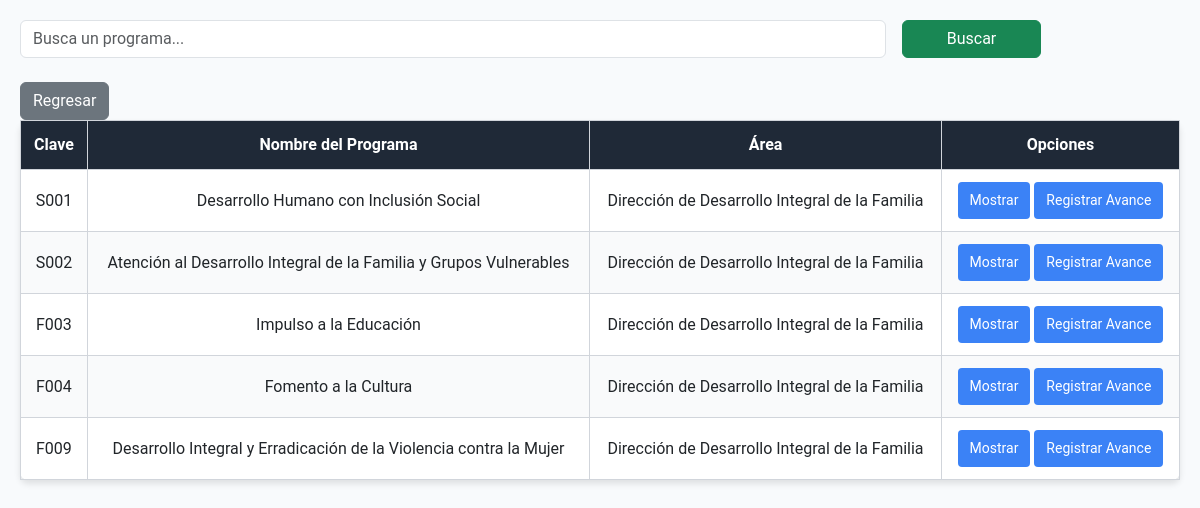
The page /formularios/pre_a.php (signed in) on the database its author committed.
### tables this page shows
CREATE TABLE `unidadesresponsables` (
  `id` int(11) NOT NULL,
  `clave_area` varchar(10) NOT NULL,
  `nombre_area` varchar(255) NOT NULL,
  `claveProgramaP` varchar(10) NOT NULL
);

CREATE TABLE `listapp` (
  `claveProgramaP` varchar(10) NOT NULL,
  `nombreProgramaP` varchar(255) NOT NULL
);

### formularios/pre_a.php (the view, shortened to what this page needs)
<?php
include '../database/conexion.php';
$queryUsuario = "SELECT clave_area, rol FROM usuarios WHERE usr = ?";
$stmtUsuario = $conn->prepare($queryUsuario);
$stmtUsuario->bind_param("s", $_SESSION['usuario']);
$stmtUsuario->execute();
$stmtUsuario->bind_result($clave_area, $rol);
$busqueda = isset($_GET['busqueda']) ? '%' . htmlspecialchars($_GET['busqueda'], ENT_QUOTES, 'UTF-8') . '%' : '%';
$claveProgramaP = isset($_GET['claveProgramaP']) ? $_GET['claveProgramaP'] : null;
if ($rol === 'admin') {
    if ($claveProgramaP) {
        $queryProgramas = "SELECT l.claveProgramaP, l.nombreProgramaP, u.clave_area, u.nombre_area
                           FROM listapp l
                           JOIN unidadesresponsables u ON l.claveProgramaP = u.claveProgramaP
                           WHERE l.claveProgramaP = ?";
        $stmtProgramas = $conn->prepare($queryProgramas);
        $stmtProgramas->bind_param("s", $claveProgramaP);
    } else {
        $queryProgramas = "SELECT l.claveProgramaP, l.nombreProgramaP, u.clave_area, u.nombre_area
                           FROM listapp l
                           JOIN unidadesresponsables u ON l.claveProgramaP = u.claveProgramaP
                           WHERE l.claveProgramaP LIKE ? OR u.nombre_area LIKE ? OR l.nombreProgramaP LIKE ?";
        $stmtProgramas = $conn->prepare($queryProgramas);
        $stmtProgramas->bind_param("sss", $busqueda, $busqueda, $busqueda);
    }
} else {
    $queryProgramas = "SELECT l.claveProgramaP, l.nombreProgramaP, u.clave_area, u.nombre_area
                       FROM listapp l
                       JOIN unidadesresponsables u ON l.claveProgramaP = u.claveProgramaP
                       WHERE u.clave_area = ? AND (l.claveProgramaP LIKE ? OR u.nombre_area LIKE ? OR l.nombreProgramaP LIKE ?)";
    $stmtProgramas = $conn->prepare($queryProgramas);
    $stmtProgramas->bind_param("ssss", $clave_area, $busqueda, $busqueda, $busqueda);
}
$stmtProgramas->execute();
$resultado = $stmtProgramas->get_result();
?>
<!DOCTYPE html>
<html lang="es">
<head>
    <link href="https://cdn.jsdelivr.net/npm/bootstrap@5.3.0/dist/css/bootstrap.min.css" rel="stylesheet">
    <link rel="stylesheet" href="../css/plan_pp.css">
</head>
<body>
    <div class="content">
        <form method="GET" class="row g-3 mb-4">
            <div class="col-md-9">
                <input type="text" name="busqueda" class="form-control"
                       placeholder="Busca un programa..."
                       value="<?php echo isset($_GET['busqueda']) ? htmlspecialchars($_GET['busqueda'], ENT_QUOTES, 'UTF-8') : ''; ?>">
            </div>
            <div class="col-md-3">
                <button type="submit" class="btn btn-success w-50">Buscar</button>
            </div>
        </form>
        <table>
            <thead>
                <tr>
                    <th>Clave</th>
                    <th>Nombre del Programa</th>
                    <th>Área</th>
                    <th>Opciones</th>
                </tr>
            </thead>
            <tbody>
            <?php
if ($resultado->num_rows > 0) {
    while ($row = $resultado->fetch_assoc()) {
        echo "<tr>";
        echo "<td>" . htmlspecialchars($row['claveProgramaP'], ENT_QUOTES, 'UTF-8') . "</td>";
        echo "<td>" . htmlspecialchars($row['nombreProgramaP'], ENT_QUOTES, 'UTF-8') . "</td>";
        echo "<td>" . htmlspecialchars($row['nombre_area'], ENT_QUOTES, 'UTF-8') . "</td>";
        echo "<td>
            <button class='view-button' onclick='location.href=\"programa_presupuestario/mas_info.php?claveProgramaP=" . urlencode($row['claveProgramaP']) . "&clave_area=" . urlencode($row['clave_area']) . "&nombre_area=" . urldecode($row['nombre_area']) . "\";'>Mostrar</button>
            <button class='view-button' onclick='location.href=\"programa_presupuestario/registrarInfo.php?claveProgramaP=" . urlencode($row['claveProgramaP']) . "&clave_area=" . urlencode($row['clave_area']) . "\";'>Registrar Avance</button>
        </td>";
        echo "</tr>";
    }
} else {
    echo "<tr><td colspan='4'>No se encontraron resultados.</td></tr>";
}
?>
        <button type="button" class="btn btn-secondary" onclick="location.href='programasPre.php';">Regresar</button>
            </tbody>
        </table>
    </div>
</body>
</html>

### css/plan_pp.css (style rules this page uses)
* { margin: 0; padding: 0; box-sizing: border-box; }
body { font-family: 'Roboto', sans-serif; display: flex; height: 100vh; background-color: #F8FAFC; }
.content { flex: 1; padding: 20px; overflow-x: auto; max-width: 100%; }
table { border-collapse: collapse; width: 100%; table-layout: auto; background-color: #FFFFFF; box-shadow: 0 4px 6px rgba(0, 0, 0, 0.1); border-radius: 8px; }
thead th { background-color: #1F2937; color: #FFFFFF; text-align: center; padding: 10px; border: 1px solid #4B5563; position: sticky; top: 0; z-index: 2; }
thead th, tbody td { padding: 12px; text-align: center; border: 1px solid #D1D5DB; }
tbody tr:nth-child(even) { background-color: #F9FAFB; }
.view-button { background-color: #3B82F6; color: white; border: none; padding: 8px 12px; border-radius: 4px; cursor: pointer; font-size: 14px; transition: background-color 0.3s, transform 0.2s; }

### rows shown on the page
unidadesresponsables: claveProgramaP.claveProgramaP "S001", claveProgramaP.nombreProgramaP "Desarrollo Humano con Inclusión Social", nombre_area "Dirección de Desarrollo Integral de la Familia"
unidadesresponsables: claveProgramaP.claveProgramaP "S002", claveProgramaP.nombreProgramaP "Atención al Desarrollo Integral de la Familia y Grupos Vulnerables", nombre_area "Dirección de Desarrollo Integral de la Familia"
unidadesresponsables: claveProgramaP.claveProgramaP "F003", claveProgramaP.nombreProgramaP "Impulso a la Educación", nombre_area "Dirección de Desarrollo Integral de la Familia"
unidadesresponsables: claveProgramaP.claveProgramaP "F004", claveProgramaP.nombreProgramaP "Fomento a la Cultura", nombre_area "Dirección de Desarrollo Integral de la Familia"
unidadesresponsables: claveProgramaP.claveProgramaP "F009", claveProgramaP.nombreProgramaP "Desarrollo Integral y Erradicación de la Violencia contra la Mujer", nombre_area "Dirección de Desarrollo Integral de la Familia"
